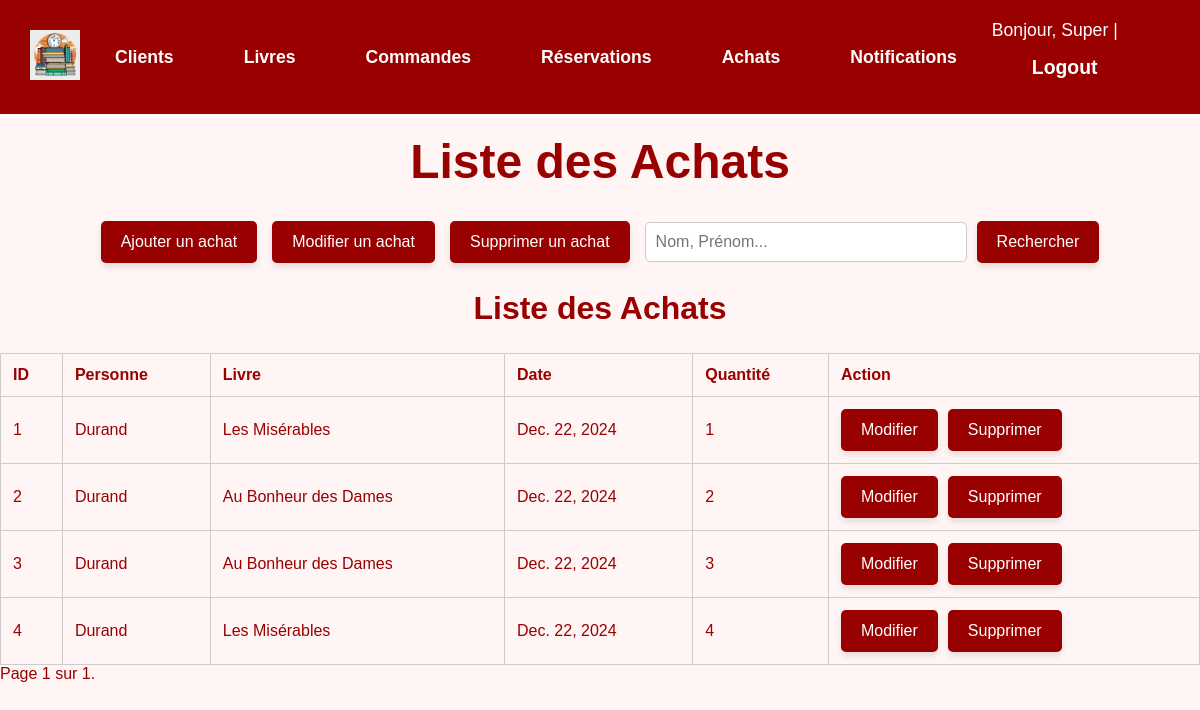
Screenshot of /achats/ (signed in) with the database file from the repository.
### gui/models.py (models this page shows, shortened)
class Personne(AbstractBaseUser, PermissionsMixin):
    nom = models.CharField(max_length=100)
    prenom = models.CharField(max_length=100)
    date_naissance = models.DateField()
    telephone = models.CharField(max_length=15)
    email = models.EmailField(max_length=50, primary_key=True)  # Champ unique pour l'identification
    date_creation = models.DateField(auto_now_add=True)
    solde = models.DecimalField(max_digits=10, decimal_places=2)
    adresse = models.ForeignKey('Adresse', on_delete=models.CASCADE)
    role = models.ForeignKey('Role', on_delete=models.CASCADE)
    is_active = models.BooleanField(default=True)
    is_staff = models.BooleanField(default=False)
    is_superuser = models.BooleanField(default=False)
    objects = PersonneManager()
    USERNAME_FIELD = 'email'  # Utiliser l'email comme identifiant unique
    REQUIRED_FIELDS = ['nom', 'prenom']
    class Meta:
        db_table = 'Personne'
    from decimal import Decimal  # Import pour des calculs précis

class Achat(models.Model):
    personne = models.ForeignKey(Personne, on_delete=models.CASCADE)
    livre = models.ForeignKey(Livre, on_delete=models.CASCADE)
    date_achat = models.DateField(default=datetime.date.today)
    quantite = models.PositiveIntegerField()
    class Meta:
        db_table = 'Achat'

class Livre(models.Model):
    isbn13 = models.CharField(max_length=13, primary_key=True)
    titre = models.CharField(max_length=255)
    type = models.CharField(max_length=50, blank=True, null=True)
    genre_litteraire = models.CharField(max_length=100,blank=True, null=True)
    sous_genre = models.CharField(max_length=100,blank=True, null=True)
    langue = models.CharField(max_length=50,blank=True, null=True)
    format = models.CharField(max_length=50,blank=True, null=True)
    nombre_pages = models.IntegerField(blank=True,null=True)
    dimensions = models.CharField(max_length=50,blank=True,null=True)
    date_parution = models.DateField(blank=True,null=True)
    localisation = models.CharField(max_length=100,blank=True,null=True)
    synopsis = models.TextField(blank=True,null=True)
    prix = models.DecimalField(max_digits=10, decimal_places=2, default=Decimal('0.00'))
    url_reference = models.URLField(blank=True, null=True)
    quantite_disponible = models.PositiveIntegerField()
    quantite_minimale = models.PositiveIntegerField(default=1)
    editeur = models.ForeignKey(Editeur, on_delete=models.CASCADE)
    contributeurs = models.ManyToManyField(Contributeur)
    class Meta:
        db_table = 'Livre'

### gui/views.py (the view)
# urls.py: path('achats/', AchatList.as_view(), name='achats_list'),
class AchatList(StaffRequiredMixin,ListView):
    model = Achat
    template_name = 'gui/lister_achats.html'
    context_object_name = 'achats'
    paginate_by = 10
    def get_queryset(self):
        sort_by = self.request.GET.get('sort_by', 'date_achat')
        order = self.request.GET.get('order', 'asc')
        sort_prefix = '' if order == 'asc' else '-'
        sorting_options = {
            'date': 'date_achat',
            'quantite': 'quantite',
        }
        queryset = super().get_queryset()
        if sort_by in sorting_options:
            queryset = queryset.order_by(f"{sort_prefix}{sorting_options[sort_by]}")
        return queryset

### gui/views.py (called while the page is built)
    def test_func(self):
        return self.request.user.is_staff

### templates/gui/lister_achats.html (shortened to what this page needs)
<!DOCTYPE html>
<html lang="fr">
<head>
</head>
<body>
    {% include 'gui/navbar.html' %}
    <h1 style="color: #990000; text-align: center; font-size: 3em; margin-top: 20px;">Liste des Achats</h1>
    <div class="action-bar">
        <a href="/achats/create/" class="button">Ajouter un achat</a>
        <a href="/achats/saisir_achat_ID/" class="button">Modifier un achat</a>
        <a href="{% url 'achats_delete' %}" class="button">Supprimer un achat</a>
        <form method="GET" action="{% url 'achats_research' %}" style="display: inline-flex; align-items: center; gap: 10px;">
            <input type="text" id="search" name="search" placeholder="Nom, Prénom..." value="{{ request.GET.search }}">
            <button type="submit" class="button">Rechercher</button>
        </form>
    </div>
    <h2 style="text-align: center; font-size: 2em; color: #990000;">Liste des Achats</h2>
    <table>
        <thead>
            <tr>
                <th><a href="?sort_by=id&order={% if request.GET.order == 'asc' %}desc{% else %}asc{% endif %}">ID</a></th>
                <th><a href="?sort_by=personne&order={% if request.GET.order == 'asc' %}desc{% else %}asc{% endif %}">Personne</a></th>
                <th><a href="?sort_by=livre&order={% if request.GET.order == 'asc' %}desc{% else %}asc{% endif %}">Livre</a></th>
                <th><a href="?sort_by=date_achat&order={% if request.GET.order == 'asc' %}desc{% else %}asc{% endif %}">Date</a></th>
                <th><a href="?sort_by=quantite&order={% if request.GET.order == 'asc' %}desc{% else %}asc{% endif %}">Quantité</a></th>
                <th>Action</th>
            </tr>
        </thead>
        <tbody>
            {% for achat in object_list %}
            <tr>
                <td>{{ achat.id }}</td>
                <td>{{ achat.personne.nom }}</td>
                <td>{{ achat.livre.titre }}</td>
                <td>{{ achat.date_achat }}</td>
                <td>{{ achat.quantite }}</td>
                <td>
                    <div class="action-buttons">
                        <a href="{% url 'achats_update' achat.id %}" class="btn-warning">Modifier</a>
                        <form method="POST" action="{% url 'achats_with_ID_delete' achat.id %}" style="display:inline;">
                            <button type="submit" class="btn-danger">Supprimer</button>
                        </form>
                    </div>
                </td>
            </tr>
            {% empty %}
            <tr class="empty-message">
                <td colspan="6">Aucun achat en cours.</td>
            </tr>
            {% endfor %}
        </tbody>
    </table>
    <div class="pagination">
        <span class="step-links">
            <span class="current">
                Page {{ page_obj.number }} sur {{ page_obj.paginator.num_pages }}.
            </span>
        </span>
    </div>
</body>
</html>

### templates/gui/navbar.html (shortened to what this page needs)
{% load static %}
<header>
    <a href="{% url 'homepage' %}">
        <img src="{% static 'images/logo_mdd.webp' %}" alt="Logo" class="logo">
    </a>
    <nav class="navbar">
        <a href="{% url 'personnes_list' %}" class="nav-button">Clients</a>
        <a href="{% url 'livres_list' %}" class="nav-button">Livres</a>
        <a href="{% url 'commandes_list' %}" class="nav-button">Commandes</a>
        <a href="{% url 'reservations_list' %}" class="nav-button">Réservations</a>
        <a href="{% url 'achats_list' %}" class="nav-button">Achats</a>
        <a href="{% url 'notifications_list' %}" class="nav-button">Notifications</a>
    </nav>
    <div class="user-info">
        {% if user.is_authenticated %}
            Bonjour, {{ user.prenom }} | <a href="{% url 'logout' %}" class="nav-button">Logout</a>
        {% else %}
            <a href="{% url 'login' %}" class="nav-button">Login</a>
        {% endif %}
    </div>
</header>

### templates/gui/lister_achats.html (style rules this page uses)
body { font-family: Arial, sans-serif; background-color: #fff5f5; color: #990000; margin: 0; }
.navbar { display: flex; justify-content: center; background-color: #cc0000; padding: 10px 0; }
.action-bar { display: flex; justify-content: center; align-items: center; gap: 15px; margin: 20px 0; }
.action-bar a, .action-bar button { background-color: #990000; color: white; padding: 12px 20px; font-size: 1em; text-decoration: none; border: none; border-radius: 5px; cursor: pointer; box-shadow: 0 4px 6px rgba(0, 0, 0, 0.1); transition: background-color 0.3s, transform 0.2s; }
input[type="text"] { padding: 10px; font-size: 1em; border: 1px solid #ccc; border-radius: 5px; width: 300px; }
table { width: 100%; border-collapse: collapse; margin-top: 20px; }
th, td { padding: 12px; text-align: left; border: 1px solid #ccc; }
th a { color: #990000; text-decoration: none; }
.action-buttons { display: flex; justify-content: flex-start; gap: 10px; align-items: center; }
.action-buttons button, .action-buttons a { background-color: #990000; color: white; padding: 12px 20px; font-size: 1em; text-decoration: none; border: none; border-radius: 5px; cursor: pointer; box-shadow: 0 4px 6px rgba(0, 0, 0, 0.1); transition: background-color 0.3s, transform 0.2s; }
.btn-warning { background-color: #FF9800; }
.btn-danger { background-color: #f44336; }

### templates/gui/navbar.html (style rules this page uses)
header { display: flex; flex-direction: row; justify-content: space-between; align-items: center; padding: 20px 30px; background-color: #990000; color: white; }
.logo { height: 50px; }
.user-info { font-size: 1.1em; }
.user-info a { color: white; text-decoration: none; margin-left: 15px; font-weight: bold; }
.navbar { display: flex; justify-content: center; width: 100%; margin: 0; background-color: #990000; }
.nav-button { background-color: #990000; color: white; padding: 15px 25px; text-decoration: none; text-align: center; font-size: 1.1em; margin: 0 10px; border: none; display: inline-block; font-weight: bold; transition: background-color 0.3s, transform 0.2s ease-in-out; }

### rows the page displays
Personne: prenom "Super"
Achat: id "1", personne.nom "Durand", livre.titre "Les Misérables", date_achat "Dec. 22, 2024", quantite "1"
Achat: id "2", personne.nom "Durand", livre.titre "Au Bonheur des Dames", date_achat "Dec. 22, 2024", quantite "2"
Achat: id "3", personne.nom "Durand", livre.titre "Au Bonheur des Dames", date_achat "Dec. 22, 2024", quantite "3"
Achat: id "4", personne.nom "Durand", livre.titre "Les Misérables", date_achat "Dec. 22, 2024", quantite "4"

### other values shown
{{ page_obj.number }} "1"
{{ page_obj.paginator.num_pages }} "1"
